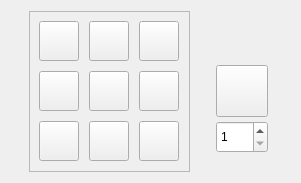
<?xml version="1.0" encoding="UTF-8"?>
<ui version="4.0">
 <class>ShapedCraftingWidget</class>
 <widget class="QWidget" name="ShapedCraftingWidget">
  <property name="geometry">
   <rect>
    <x>0</x>
    <y>0</y>
    <width>301</width>
    <height>173</height>
   </rect>
  </property>
  <property name="contextMenuPolicy">
   <enum>Qt::PreventContextMenu</enum>
  </property>
  <property name="windowTitle">
   <string>Shaped Crafting</string>
  </property>
  <layout class="QHBoxLayout" name="horizontalLayout">
   <item>
    <widget class="QFrame" name="frame">
     <property name="sizePolicy">
      <sizepolicy hsizetype="Fixed" vsizetype="Fixed">
       <horstretch>0</horstretch>
       <verstretch>0</verstretch>
      </sizepolicy>
     </property>
     <property name="minimumSize">
      <size>
       <width>161</width>
       <height>161</height>
      </size>
     </property>
     <property name="frameShape">
      <enum>QFrame::StyledPanel</enum>
     </property>
     <property name="frameShadow">
      <enum>QFrame::Raised</enum>
     </property>
     <widget class="ItemButton" name="item33">
      <property name="geometry">
       <rect>
        <x>110</x>
        <y>110</y>
        <width>40</width>
        <height>40</height>
       </rect>
      </property>
      <property name="text">
       <string/>
      </property>
     </widget>
     <widget class="ItemButton" name="item32">
      <property name="geometry">
       <rect>
        <x>60</x>
        <y>110</y>
        <width>40</width>
        <height>40</height>
       </rect>
      </property>
      <property name="text">
       <string/>
      </property>
      <property name="autoDefault">
       <bool>false</bool>
      </property>
      <property name="default">
       <bool>false</bool>
      </property>
      <property name="flat">
       <bool>false</bool>
      </property>
     </widget>
     <widget class="ItemButton" name="item23">
      <property name="geometry">
       <rect>
        <x>110</x>
        <y>60</y>
        <width>40</width>
        <height>40</height>
       </rect>
      </property>
      <property name="text">
       <string/>
      </property>
     </widget>
     <widget class="ItemButton" name="item13">
      <property name="geometry">
       <rect>
        <x>110</x>
        <y>10</y>
        <width>40</width>
        <height>40</height>
       </rect>
      </property>
      <property name="text">
       <string/>
      </property>
     </widget>
     <widget class="ItemButton" name="item22">
      <property name="geometry">
       <rect>
        <x>60</x>
        <y>60</y>
        <width>40</width>
        <height>40</height>
       </rect>
      </property>
      <property name="text">
       <string/>
      </property>
     </widget>
     <widget class="ItemButton" name="item21">
      <property name="geometry">
       <rect>
        <x>10</x>
        <y>60</y>
        <width>40</width>
        <height>40</height>
       </rect>
      </property>
      <property name="text">
       <string/>
      </property>
     </widget>
     <widget class="ItemButton" name="item12">
      <property name="geometry">
       <rect>
        <x>60</x>
        <y>10</y>
        <width>40</width>
        <height>40</height>
       </rect>
      </property>
      <property name="text">
       <string/>
      </property>
     </widget>
     <widget class="ItemButton" name="item11">
      <property name="geometry">
       <rect>
        <x>10</x>
        <y>10</y>
        <width>40</width>
        <height>40</height>
       </rect>
      </property>
      <property name="text">
       <string/>
      </property>
     </widget>
     <widget class="ItemButton" name="item31">
      <property name="geometry">
       <rect>
        <x>10</x>
        <y>110</y>
        <width>40</width>
        <height>40</height>
       </rect>
      </property>
      <property name="text">
       <string/>
      </property>
     </widget>
    </widget>
   </item>
   <item>
    <widget class="QWidget" name="widget" native="true">
     <property name="minimumSize">
      <size>
       <width>56</width>
       <height>124</height>
      </size>
     </property>
     <property name="maximumSize">
      <size>
       <width>56</width>
       <height>124</height>
      </size>
     </property>
     <widget class="ItemButton" name="output_item">
      <property name="geometry">
       <rect>
        <x>2</x>
        <y>36</y>
        <width>52</width>
        <height>52</height>
       </rect>
      </property>
      <property name="sizePolicy">
       <sizepolicy hsizetype="Fixed" vsizetype="Fixed">
        <horstretch>0</horstretch>
        <verstretch>0</verstretch>
       </sizepolicy>
      </property>
      <property name="minimumSize">
       <size>
        <width>52</width>
        <height>52</height>
       </size>
      </property>
      <property name="maximumSize">
       <size>
        <width>40</width>
        <height>40</height>
       </size>
      </property>
      <property name="text">
       <string/>
      </property>
     </widget>
     <widget class="QSpinBox" name="spinBox">
      <property name="geometry">
       <rect>
        <x>2</x>
        <y>92</y>
        <width>52</width>
        <height>32</height>
       </rect>
      </property>
      <property name="minimum">
       <number>1</number>
      </property>
      <property name="maximum">
       <number>64</number>
      </property>
     </widget>
    </widget>
   </item>
  </layout>
 </widget>
 <customwidgets>
  <customwidget>
   <class>ItemButton</class>
   <extends>QPushButton</extends>
   <header location="global">itembutton.h</header>
  </customwidget>
 </customwidgets>
 <tabstops>
  <tabstop>item11</tabstop>
  <tabstop>item12</tabstop>
  <tabstop>item13</tabstop>
  <tabstop>item21</tabstop>
  <tabstop>item22</tabstop>
  <tabstop>item23</tabstop>
  <tabstop>item31</tabstop>
  <tabstop>item32</tabstop>
  <tabstop>item33</tabstop>
 </tabstops>
 <resources/>
 <connections/>
</ui>
